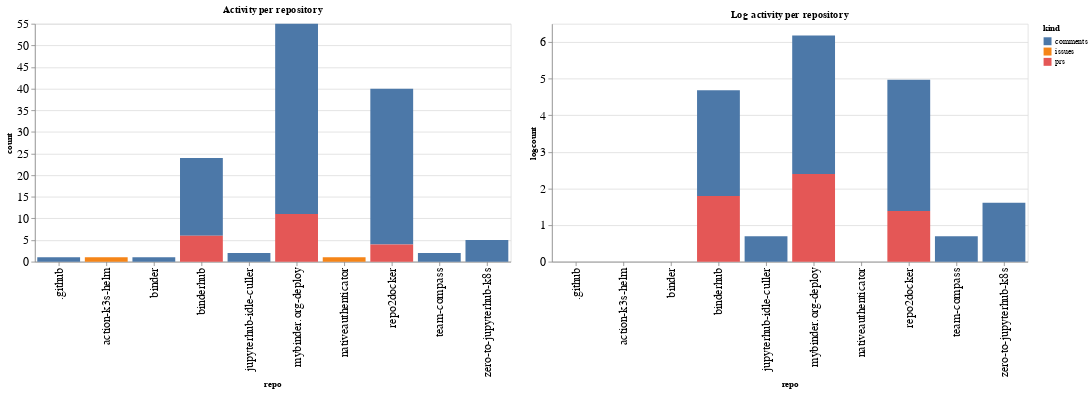

Notebook source saved alongside this figure:
### Code cell
ch1 = alt.Chart(repo_summaries, width=600, title="Activity per repository").mark_bar().encode(
    x='repo',
    y='count',
    color='kind',
    tooltip="kind"
)

ch2 = alt.Chart(repo_summaries, width=600, title="Log activity per repository").mark_bar().encode(
    x='repo',
    y='logcount',
    color='kind',
    tooltip="kind"
)

ch1 | ch2

### Figure 1 — Vega-Lite specification as saved in the notebook (floating-point values rounded to 4 significant figures)
{"config": {"axisLeft": {"labelFontSize": 15}, "axisBottom": {"labelFontSize": 15}}, "hconcat": [{"mark": "bar", "encoding": {"color": {"type": "nominal", "field": "kind"}, "tooltip": {"type": "nominal", "field": "kind"}, "x": {"type": "nominal", "field": "repo"}, "y": {"type": "quantitative", "field": "count"}}, "title": "Activity per repository", "width": 600}, {"mark": "bar", "encoding": {"color": {"type": "nominal", "field": "kind"}, "tooltip": {"type": "nominal", "field": "kind"}, "x": {"type": "nominal", "field": "repo"}, "y": {"type": "quantitative", "field": "logcount"}}, "title": "Log activity per repository", "width": 600}], "data": {"name": "data-351512f6f1c0d514ff1c085e5e99252b"}, "$schema": "https://vega.github.io/schema/vega-lite/v4.8.1.json", "datasets": {"data-351512f6f1c0d514ff1c085e5e99252b": [{"repo": ".github", "kind": "comments", "count": 1, "logcount": 0.0}, {"repo": "action-k3s-helm", "kind": "issues", "count": 1, "logcount": 0.0}, {"repo": "binder", "kind": "comments", "count": 1, "logcount": 0.0}, {"repo": "binderhub", "kind": "comments", "count": 18, "logcount": 2.89}, {"repo": "binderhub", "kind": "prs", "count": 6, "logcount": 1.792}, {"repo": "jupyterhub-idle-culler", "kind": "comments", "count": 2, "logcount": 0.6931}, {"repo": "mybinder.org-deploy", "kind": "comments", "count": 44, "logcount": 3.784}, {"repo": "mybinder.org-deploy", "kind": "prs", "count": 11, "logcount": 2.398}, {"repo": "nativeauthenticator", "kind": "issues", "count": 1, "logcount": 0.0}, {"repo": "repo2docker", "kind": "comments", "count": 36, "logcount": 3.584}, {"repo": "repo2docker", "kind": "prs", "count": 4, "logcount": 1.386}, {"repo": "team-compass", "kind": "comments", "count": 2, "logcount": 0.6931}, {"repo": "zero-to-jupyterhub-k8s", "kind": "comments", "count": 5, "logcount": 1.609}]}}
